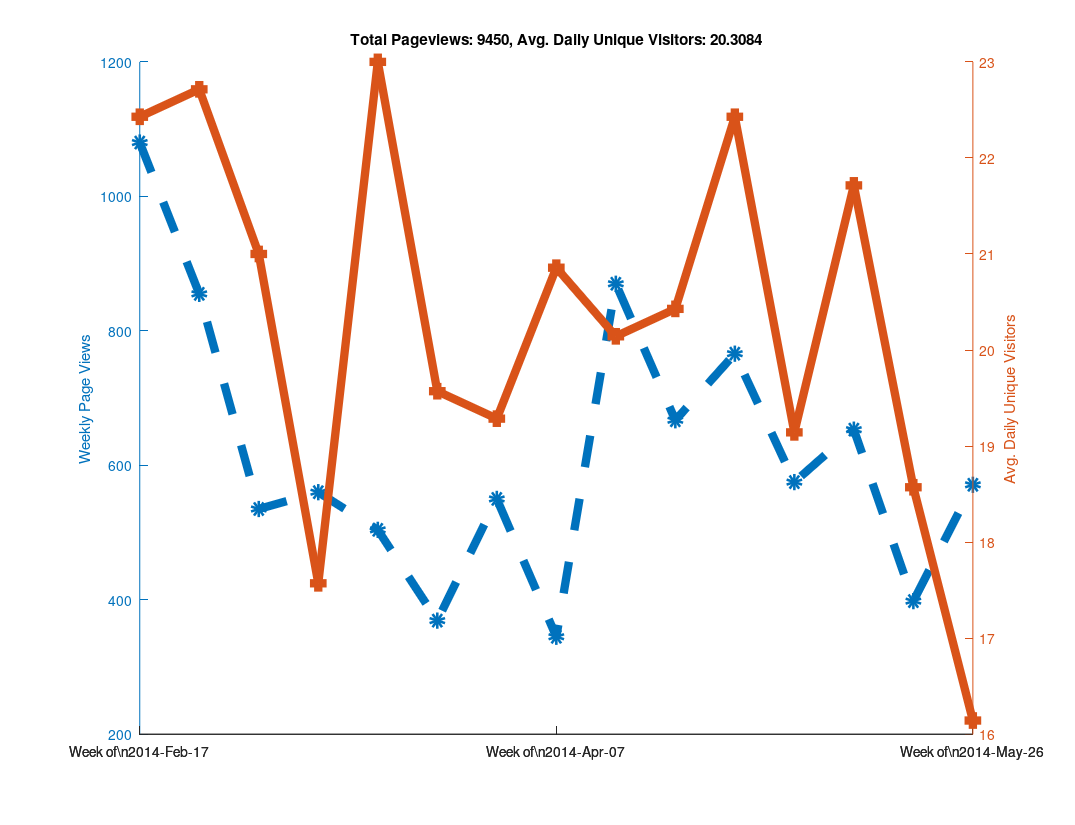

MATLAB code for this plot:
clear all

% Github has a "traffic" page now, but it doesn't seem like you can
% put in an arbitrary date range?  When I looked at it, it showed the
% numbers of unique visitors and views for the last two weeks only...
% So as long as I check back at least once every two weeks I can keep
% a record of it?  Great...

% https://github.com/libMesh/libmesh/graphs/traffic

% Date, Views, Unique Visitors
data = {
    '2014-Feb-17', 274, 25
    '2014-Feb-18', 145, 30
    '2014-Feb-19', 129, 27
    '2014-Feb-20', 202, 24
    '2014-Feb-21', 240, 22
    '2014-Feb-22', 62,  17
    '2014-Feb-23', 28,  12
    '2014-Feb-24', 217, 19
    '2014-Feb-25', 90,  25
    '2014-Feb-26', 189, 36
    '2014-Feb-27', 112, 26
    '2014-Feb-28', 81,  20
    '2014-Mar-01', 113, 17
    '2014-Mar-02', 53,  16
    '2014-Mar-03', 41,  21
    '2014-Mar-04', 144, 35
    '2014-Mar-05', 51,  20
    '2014-Mar-06', 157, 25
    '2014-Mar-07', 50,  22
    '2014-Mar-08', 50,  11
    '2014-Mar-09', 42,  13
    '2014-Mar-10', 61,  16
    '2014-Mar-11', 27,  16
    '2014-Mar-12', 111, 20
    '2014-Mar-13', 66,  20
    '2014-Mar-14', 223, 25
    '2014-Mar-15', 46,   9
    '2014-Mar-16', 26,  17
    '2014-Mar-17', 80,  29
    '2014-Mar-18', 59,  30
    '2014-Mar-19', 85,  31
    '2014-Mar-20', 122, 18
    '2014-Mar-21', 61,  21
    '2014-Mar-22', 33,  18
    '2014-Mar-23', 64,  14
    '2014-Mar-24', 95,  24
    '2014-Mar-25', 75,  28
    '2014-Mar-26', 49,  18
    '2014-Mar-27', 57,  24
    '2014-Mar-28', 33,  16
    '2014-Mar-29', 41,  16
    '2014-Mar-30', 19,  11
    '2014-Mar-31', 52,  12
    '2014-Apr-01', 120, 21
    '2014-Apr-02', 68,  23
    '2014-Apr-03', 98,  28
    '2014-Apr-04', 77,  21
    '2014-Apr-05', 80,  15
    '2014-Apr-06', 55,  15
    '2014-Apr-07', 71,  31
    '2014-Apr-08', 84,  26
    '2014-Apr-09', 33,  18
    '2014-Apr-10', 32,  16
    '2014-Apr-11', 51,  20
    '2014-Apr-12', 25,  15
    '2014-Apr-13', 49,  20
    '2014-Apr-14', 120, 23
    '2014-Apr-15', 191, 27
    '2014-Apr-16', 219, 24
    '2014-Apr-17', 216, 30
    '2014-Apr-18', 63,  19
    '2014-Apr-19', 36,  11
    '2014-Apr-20', 25,   7
    '2014-Apr-21', 115, 24
    '2014-Apr-22', 128, 31
    '2014-Apr-23', 87,  25
    '2014-Apr-24', 108, 23
    '2014-Apr-25', 111, 20
    '2014-Apr-26', 89,   9
    '2014-Apr-27', 29,  11
    '2014-Apr-28', 177, 28
    '2014-Apr-29', 170, 27
    '2014-Apr-30', 183, 28
    '2014-May-01', 97,  25
    '2014-May-02', 64,  23
    '2014-May-03', 43,  12
    '2014-May-04', 32,  14
    '2014-May-05', 125, 28
    '2014-May-06', 68,  24
    '2014-May-07', 68,  19
    '2014-May-08', 114, 14
    '2014-May-09', 47,  20
    '2014-May-10', 139, 20
    '2014-May-11', 14,   9
    '2014-May-12', 90,  27
    '2014-May-13', 92,  22
    '2014-May-14', 197, 32
    '2014-May-15', 140, 26
    '2014-May-16', 59,  20
    '2014-May-17', 21,  9
    '2014-May-18', 54,  16
    '2014-May-19', 117, 28
    '2014-May-20', 47,  18
    '2014-May-21', 55,  19
    '2014-May-22', 77,  26
    '2014-May-23', 28,  12
    '2014-May-24', 38,  13
    '2014-May-25', 36,  14
    '2014-May-26', 44,  13
    '2014-May-27', 166, 24
    '2014-May-28', 139, 20
    '2014-May-29', 67,  25
    '2014-May-30', 73,  11
    '2014-May-31', 60,  9
    '2014-Jun-01', 22,  11
    '2014-Jun-02', 87,  18
    '2014-Jun-03', 65,  20
    };

% length works like you would expect it to for cell arrays.
N=length(data);

% A cell array of strings holding just the dates
dates = {data{:,1}};

% Note the extra square brackets!  This seems to be required (at least
% in Octave) to catch the output of data{:,2} as an array.
views = [data{:,2}];
visitors = [data{:,3}];



% 1.) Make daily plot - You can do this, but it gets a bit hard to read

%% % Can't plot string data automatically?
%% x=linspace(1,N,N);
%%
%% % Only way to set linestyles with plotyy is after the fact, apparently.
%% % plotyy returns the axis handle first, followed by the two plot handles.
%% clf;
%% hold on;
%% [haxis, h1, h2] = plotyy(x, views, x, visitors);
%%
%% % Label the axes
%% ylabel (haxis(1), 'Daily Page Views');
%% ylabel (haxis(2), 'Daily Unique Visitors');
%%
%% % Totaling unique visitors doesn't really mean much...
%% title (['Total Pageviews: ', num2str(sum(views)), ', Avg. Daily Unique Visitors: ', num2str(mean(visitors))]);
%%
%% % Make thick lines - this looks better in PDF
%% set([h1, h2], 'linewidth', 6);
%%
%% % Turn on markers
%% set(h1, 'marker', 'o');
%% set(h2, 'marker', 's');
%%
%% % Set marker size
%% set([h1, h2], 'markersize', 6);
%%
%% % Make dashed line?  Aquaterm doesn't seem to properly display this, but it
%% % does work in the PDF!
%% set(h1, 'linestyle', '--');
%%
%% % Set the xticks and labels so that it shows dates instead of numbers.
%% xticksat = [1 length(x)];
%% set(haxis, 'xtick', xticksat);
%%
%% for i=1:length(xticksat)
%%   xtlabels{i} = data{xticksat(i), 1};
%% end
%% set(haxis, 'xticklabel', xtlabels);
%%
%% % Print to PDF
%% set (gcf, "paperposition", [0.25, 0.25, 10.75, 8.25]);
%% set (gcf, "papersize", [11, 8.5]);
%% set (gcf, "paperorientation", 'landscape');
%%
%% % Make a PDF of this plot.
%% print('-dpdf', 'github_traffic.pdf', '-FHelvetica:20');



% 2.) Make weekly plot - the data is naturally week-periodic
week_indexes = 1:7:N;

% Get total views and average unique viewers for each week
week_views = [];
week_visitors = [];
  for i=1:length(week_indexes)-1
  start = week_indexes(i);
  stop = week_indexes(i+1) - 1;
  week_views(end+1) = sum(views(start:stop));
  week_visitors(end+1) = mean(visitors(start:stop));
end

clf;
hold on;
x=linspace(1, length(week_views), length(week_views));
[haxis, h1, h2] = plotyy(x, week_views, x, week_visitors);

% Label the axes
ylabel (haxis(1), 'Weekly Page Views');
ylabel (haxis(2), 'Avg. Daily Unique Visitors');

% Totaling unique visitors doesn't really mean much...
title (['Total Pageviews: ', num2str(sum(views)), ', Avg. Daily Unique Visitors: ', num2str(mean(visitors))]);

% Make thick lines - this looks better in PDF
set([h1, h2], 'linewidth', 6);

% Turn on markers
set(h1, 'marker', 'o');
set(h2, 'marker', 's');

% Set marker size
set([h1, h2], 'markersize', 6);

% Make dashed line?  Aquaterm doesn't seem to properly display this, but it
% does work in the PDF!
set(h1, 'linestyle', '--');

% Set the xticks and labels so that it shows dates instead of numbers.
xticksat = [1 ceil(length(x)/2) length(x)];
set(haxis, 'xtick', xticksat);

for i=1:length(xticksat)
  xtlabels{i} = ['Week of\n', data{week_indexes(xticksat(i)), 1}];
end
set(haxis, 'xticklabel', xtlabels);

% Print to PDF
set (gcf, "paperposition", [0.25, 0.25, 10.75, 8.25]);
set (gcf, "papersize", [11, 8.5]);
set (gcf, "paperorientation", 'landscape');

% Make a PDF of this plot.
print('-dpdf', 'weekly_github_traffic.pdf', '-FHelvetica:20');



% 3.) Make monthly plot - not enough data to be interesting yet...

%% month_intervals = {'2014-Feb-17', '2014-Mar-17', '2014-Apr-17'};
%%
%% % Numerical indexes of the month intervals
%% month_indexes = [];
%%
%% for i=1:length(month_intervals)
%%   % Calling 'strcmp' on a cell array of strings returns an array of 0s
%%   % and 1s, then 'find' returns the non-zero index.  The 'end' keyword
%%   % is used to append to the array.
%%   month_indexes(end+1) = find(strcmp(month_intervals{i}, dates));
%% end
%%
%% % Get total views and average unique viewers for each month
%% month_views = [];
%% month_visitors = [];
%%   for i=1:length(month_indexes)-1
%%   start = month_indexes(i);
%%   stop = month_indexes(i+1) - 1;
%%   month_views(end+1) = sum(views(start:stop));
%%   month_visitors(end+1) = mean(visitors(start:stop));
%% end
%%
%% clf;
%% hold on;
%% x=linspace(1, length(month_views), length(month_views));
%% [haxis, h1, h2] = plotyy(x, month_views, x, month_visitors);
